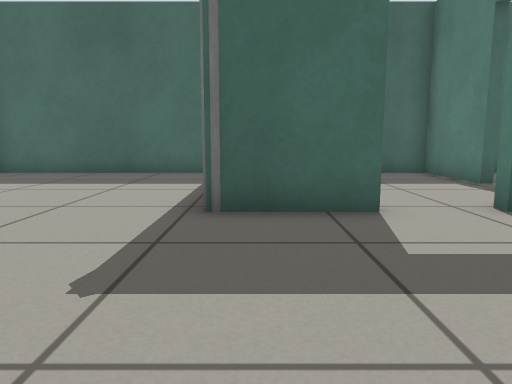
[1] (above)

16 first-person views from a walk through a robot-simulator world made for Gazebo. The camera is 0.5 m above the floor, tilts 8° down and sees 70° across. The floor is counted in squares, 0.5 m on a side. Each view is taken from the middle of a square. On the plan, view 1 faces up. The plan holds only what a view shows up to about 13 squares ahead; the rest is blank. Robots are left out. Gazebo's built-in surfaces are drawn with simple patterns. Some stock models are drawn as simple stand-ins.

[2]
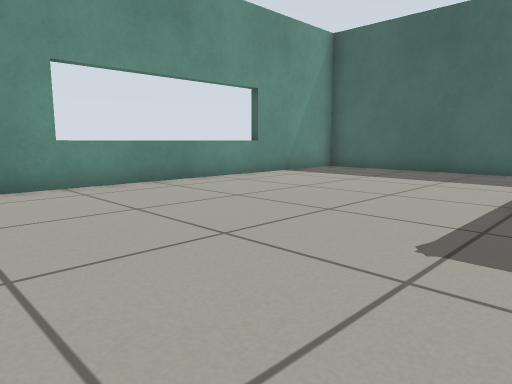

[3]
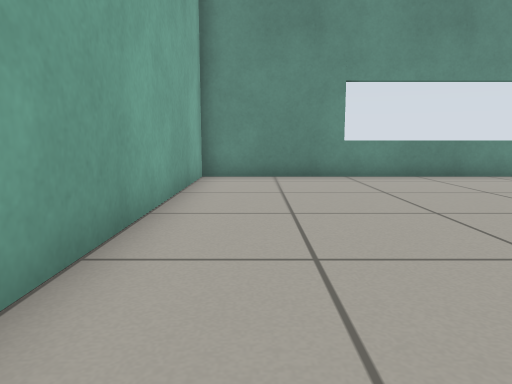

[4]
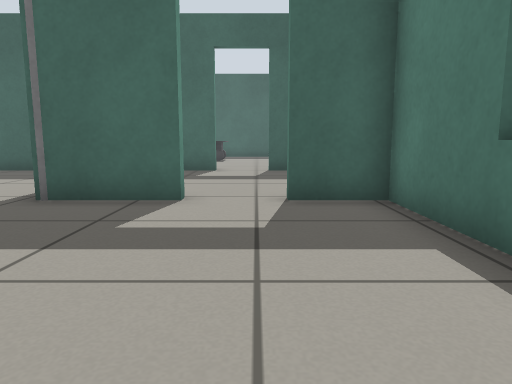

[5]
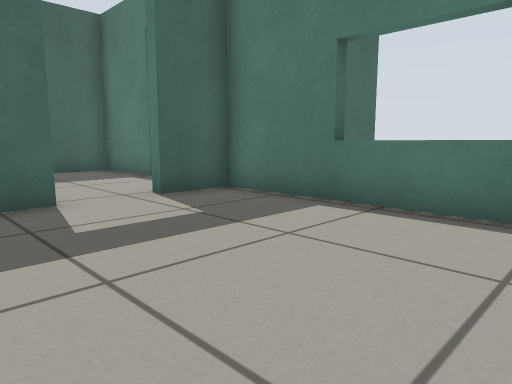

[6]
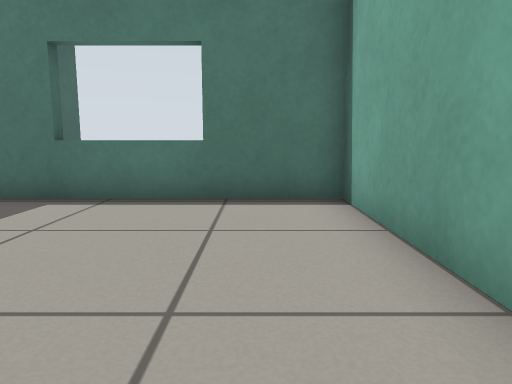

[7]
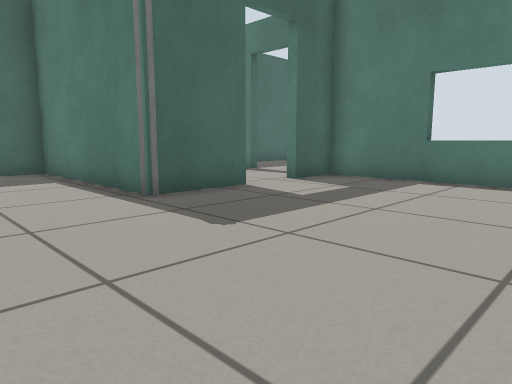

[8]
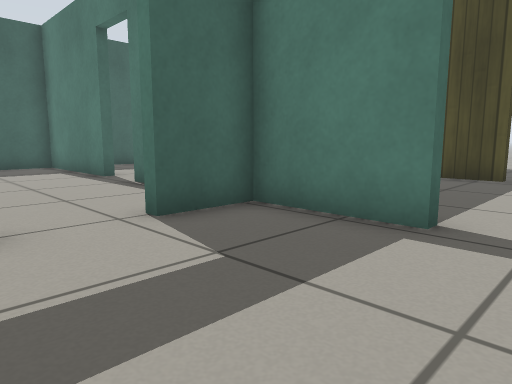

[9]
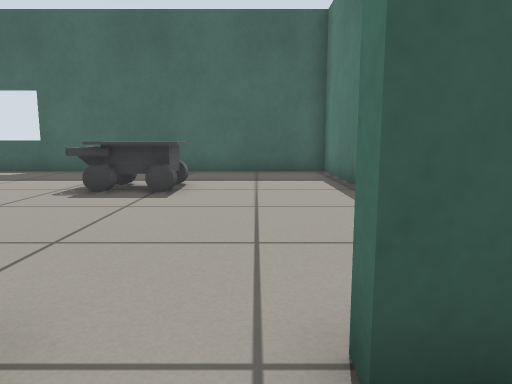

[10]
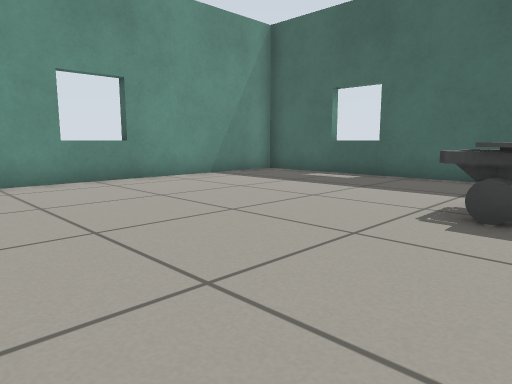

[11]
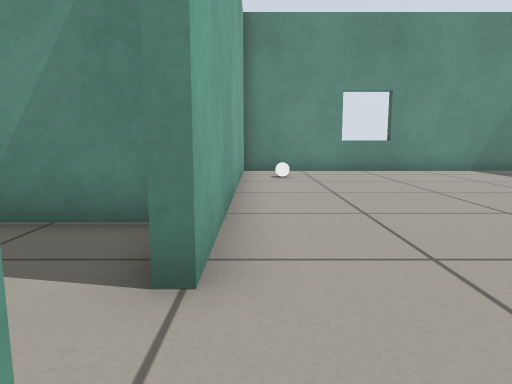

[12]
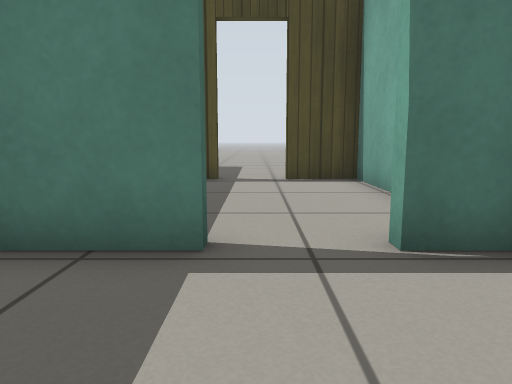

[13]
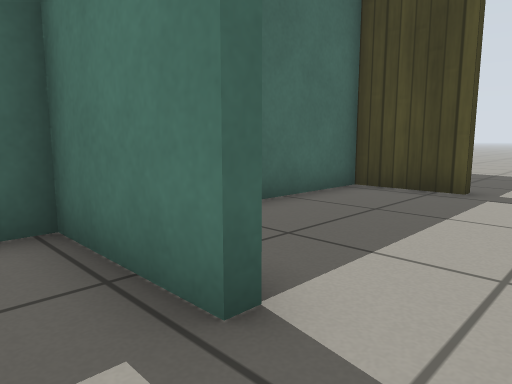

[14]
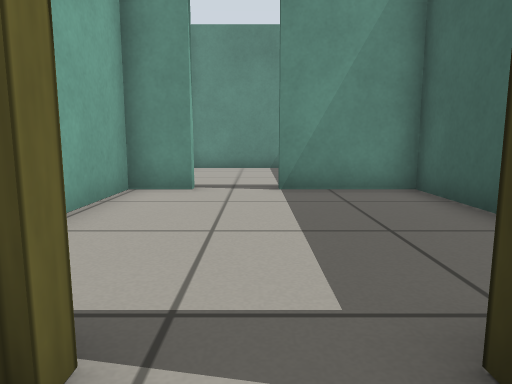

[15]
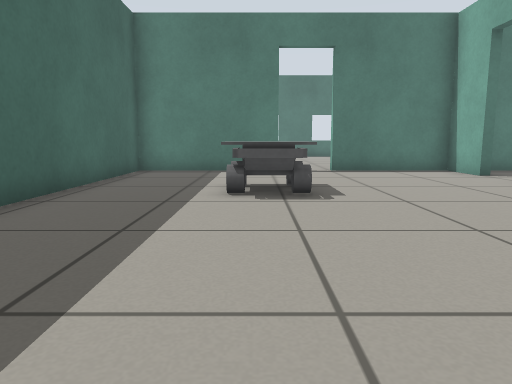

[16]
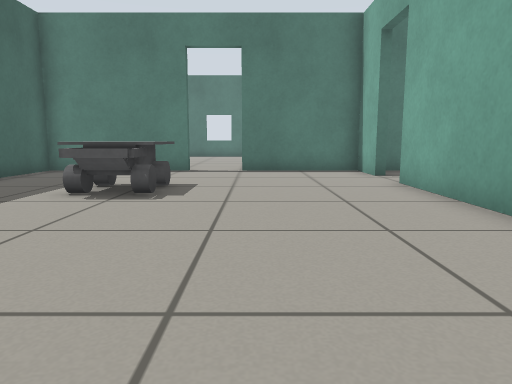

### Floor plan
Ten units are one square. View 1 is at (0, 0); x grows to the right and y downward. Boxes are objects, and circles mark ways between rooms. Rooms are numbered by the first view taken in them; rooms with no view inside come last. Other rooms are left out.
<svg viewBox="-87 -224 232 254">
<path fill="none" stroke="#000" d="M18 -51 -6 -51 -7 -52 -7 -113 -80 -113M-82 -99 -82 25 52 25 52 -51 35 -51M52 -85 52 -113 34 -113M18 -113 5 -113M-4 -108 -4 -56M52 -56 52 -67M52 -173 52 -219 -82 -219 -82 -116 18 -116M34 -116 52 -116 52 -155M119 -51 99 -51M55 -67 55 -54 115 -54 115 -72M115 -90 115 -113 55 -113 55 -85"/>
<rect x="-65" y="-135" width="10" height="10" fill="#bbb"><title>other object</title></rect>
<rect x="-5" y="-185" width="20" height="20" fill="#bbb"><title>other object</title></rect>
<circle cx="25" cy="-50" r="3" fill="#2a7"/>
<circle cx="25" cy="-115" r="3" fill="#2a7"/>
<circle cx="50" cy="-75" r="3" fill="#2a7"/>
<circle cx="120" cy="-85" r="3" fill="#2a7"/>
<text x="-20" y="-30">1</text>
<text x="20" y="-80">2</text>
<text x="-20" y="-170">3</text>
<text x="140" y="-40">4</text>
<text x="80" y="-80">5</text>
</svg>
Room 1 opens to room 2. Room 2 opens to room 3. Room 2 opens to room 5. Room 4 opens to room 5.

Where each view was taken, in squares from view 1:
view 1: 0 up, 0 right, facing up
view 2: 1 down, 0 right, facing up-left
view 3: 1 down, 2 right, facing left
view 4: 1 down, 3 right, facing up
view 5: 1 down, 0 right, facing up-right
view 6: 1 down, 1 left, facing right
view 7: 1 down, 4 left, facing up-right
view 8: 7 up, 1 right, facing up-right
view 9: 10 up, 3 right, facing up
view 10: 12 up, 1 right, facing up-left
view 11: 12 up, 4 right, facing left
view 12: 8 up, 2 right, facing right
view 13: 7 up, 4 right, facing up-right
view 14: 8 up, 13 right, facing left
view 15: 18 up, 7 left, facing right
view 16: 15 up, 7 left, facing right
